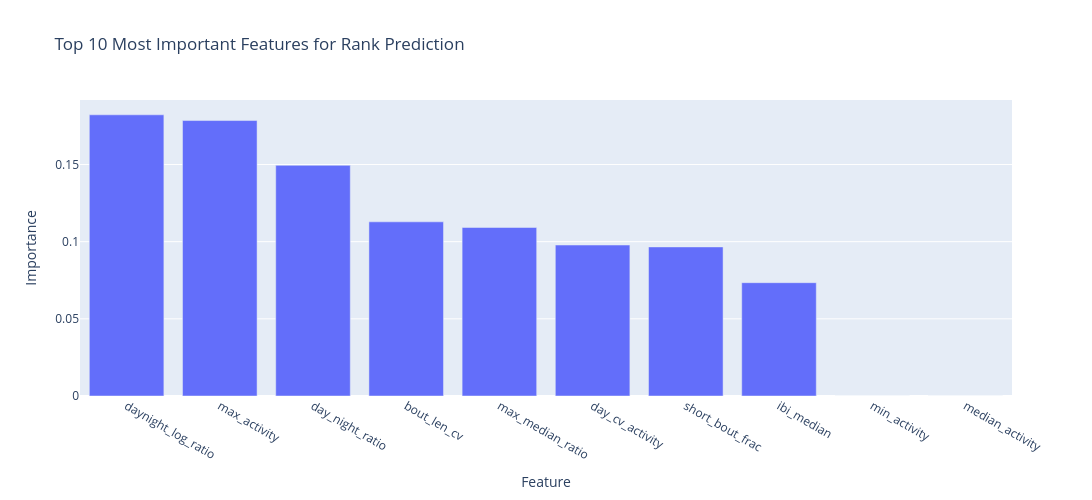

The cell this chart's notebook holds for it:
### Code cell
output_path = "./test_results_2026/feature_importance.html"
rf, mae, all_features, fig_rf = train_rf(all_features, feature_cols, X_scaled, output_path=output_path)

### Figure 1 — Plotly figure (JSON) as saved in the notebook; plotly's stock layout.template omitted (floating-point values rounded to 4 significant figures)
{"data": [{"type": "bar", "x": ["daynight_log_ratio", "max_activity", "day_night_ratio", "bout_len_cv", "max_median_ratio", "day_cv_activity", "short_bout_frac", "ibi_median", "min_activity", "median_activity"], "y": [0.1822, 0.1785, 0.1494, 0.1129, 0.1092, 0.09782, 0.0966, 0.07342, 0.0, 0.0]}], "layout": {"height": 500, "title": {"text": "Top 10 Most Important Features for Rank Prediction"}, "width": 1200, "xaxis": {"title": {"text": "Feature"}}, "yaxis": {"title": {"text": "Importance"}}}}
